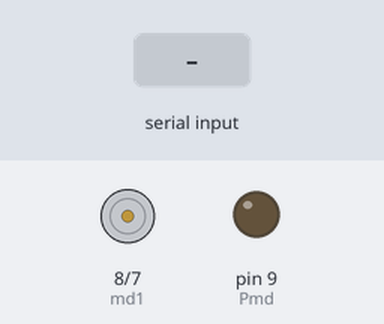
Recording of a sketch running on a simulated Arduino Uno, built with avr-gcc and run on an emulated ATmega328P. Parts: motor-driver pin pairs drawn as motors (green arrow = first pin HIGH = forward, orange = second pin HIGH = backward, longer = more drive), output pins drawn as LEDs (lit = HIGH). The inputs (shaded band) are chosen by the test bench. What the sketch prints to the serial monitor is not drawn.

Above: at 1.2 s.
1.3 s: "1" received over the second serial link
At 1.45 s:
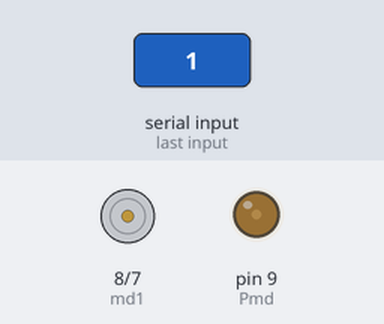
3.0 s: "2" received over the second serial link
At 4.1 s:
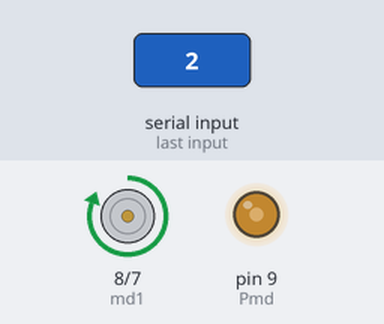
4.6 s: "3" received over the second serial link
At 4.75 s:
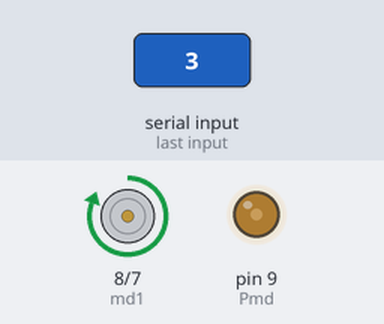
Timing chart, 0 to 7.6 s (numbered marks = the images above; inputs shaded):
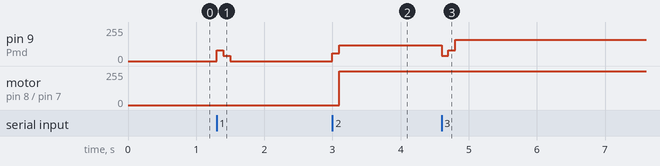

Measured:
- after the input at 1.3 s, pin 9 (Pmd): 0/255 → 80/255 at once, → 40/255 0.10 s later, → 0/255 0.10 s later
- after the input at 3.0 s, pin 9 (Pmd): 0/255 → 60/255 at once, → 120/255 0.10 s later; motor on pin 8 (md1) / pin 7 (md2): stopped → forward 255/255 after 0.10 s
- after the input at 4.6 s, pin 9 (Pmd): 120/255 → 40/255 at once, → 80/255 0.10 s later, → 160/255 0.10 s later

The sketch:

Firmware.ino
```cpp
#include <Wire.h>
#include <SoftwareSerial.h>
SoftwareSerial bt(2,3);//0,1
int Pmd = 9;
int md1 = 8;
int md2 = 7;

void setup() {
  pinMode(Pmd, OUTPUT);
  pinMode(md1,OUTPUT);
  pinMode(md2,OUTPUT);
  bt.begin(9600);
  Serial.begin(9600);
  }

  void loop() {
    while(bt.available()){
      switch(bt.read()){
        case '0':
        return;
        break;
        case '1':
        Serial.write("Stop");
        Stop();
        break;
        case '2':
        Serial.write("Normal");
        Normal();
        break;
        case '3':
        Serial.write("Fast");
        Fast();
        break;
        }
      }
    }

  void Normal() {
      analogWrite(Pmd,60);
      delay(100);
      analogWrite(Pmd,120);
      digitalWrite(md1, HIGH);
      digitalWrite(md2, LOW);
        }

  void Stop(){
    analogWrite(Pmd,80);
    delay(100);
    analogWrite(Pmd,40);
    delay(100);
    analogWrite(Pmd,0);
    digitalWrite(md1, LOW);
    digitalWrite(md2, LOW);
        }

  void Fast(){
    analogWrite(Pmd,40);
    delay(100);
    analogWrite(Pmd,80);
    delay(100);
    analogWrite(Pmd,160);
    digitalWrite(md1, HIGH);
    digitalWrite(md2, LOW);
        }
```
